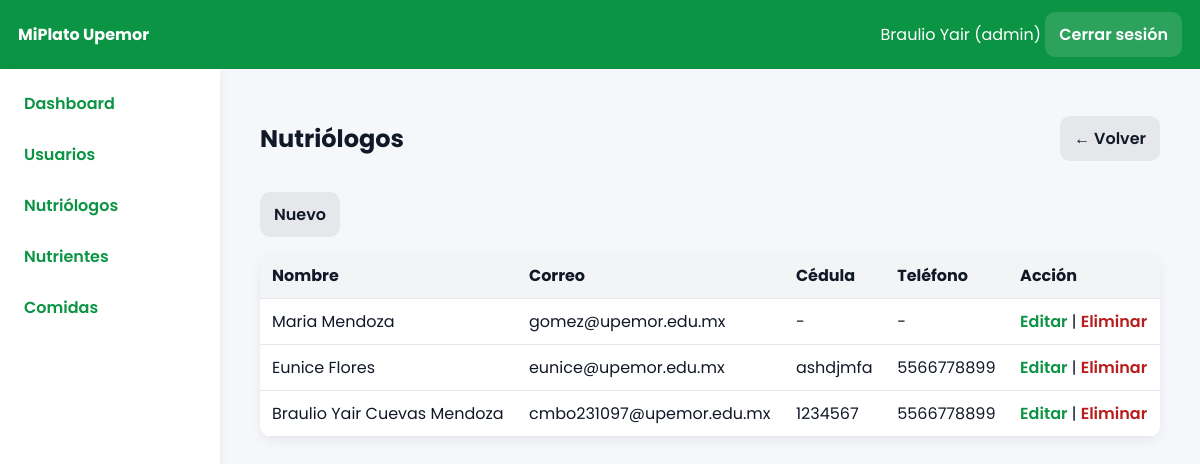
The page /index.php?controller=admin&action=nutriologos (signed in) on the database as committed earlier.
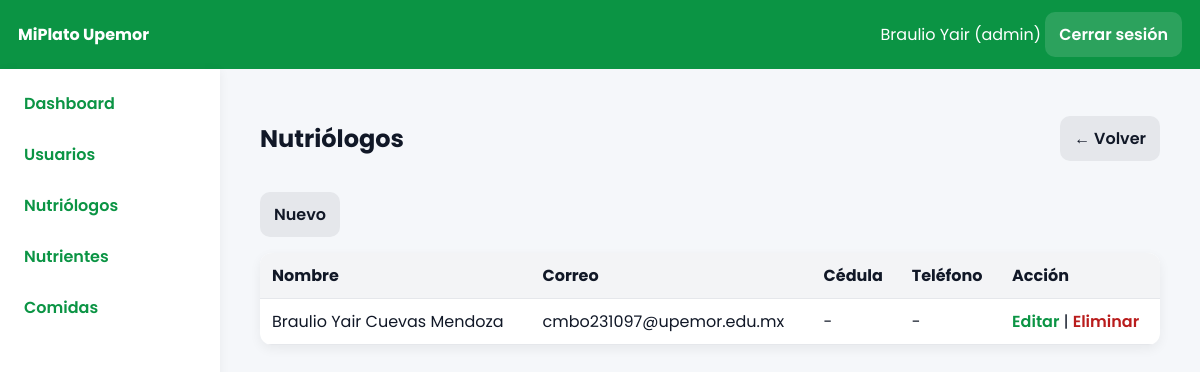
The same page on the database as committed later.
### tables this page shows
CREATE TABLE `usuarios` (
  `id` int(11) NOT NULL AUTO_INCREMENT,
  `nombre` varchar(100) NOT NULL,
  `apellidos` varchar(120) DEFAULT NULL,
  `correo` varchar(120) NOT NULL,
  `password` varchar(255) NOT NULL,
  `rol` enum('admin','nutriologo','estudiante') NOT NULL DEFAULT 'estudiante',
  `creado_en` timestamp NOT NULL DEFAULT current_timestamp(),
  PRIMARY KEY (`id`),
  UNIQUE KEY `correo` (`correo`)
);

CREATE TABLE `nutriologos_detalle` (
  `id` int(11) NOT NULL AUTO_INCREMENT,
  `usuario_id` int(11) NOT NULL,
  `cedula` varchar(50) DEFAULT NULL,
  `telefono` varchar(30) DEFAULT NULL,
  `completed` tinyint(1) DEFAULT 0,
  PRIMARY KEY (`id`),
  KEY `usuario_id` (`usuario_id`),
  CONSTRAINT `nutriologos_detalle_ibfk_1` FOREIGN KEY (`usuario_id`) REFERENCES `usuarios` (`id`) ON DELETE CASCADE
);

### app/core/Controller.php (called while the page is built, shortened)
<?php
class Controller{
protected function view($file,$data=[]){$view=$file;extract($data);include __DIR__.'/../views/layout.php';}
protected function partial($file,$data=[]){extract($data);include __DIR__.'/../views/'.$file.'.php';}
}

### app/controllers/AdminController.php (called while the page is built, shortened)
<?php
class AdminController extends Controller{
public function nutriologos(){
    require_once __DIR__.'/../models/NutriologoDetalle.php';
    $ndM = new NutriologoDetalle();
    $list = $ndM->allWithUsers();
    $this->view('admin/nutriologos/index', compact('list'));
}
}

### app/core/Router.php (called while the page is built)
<?php
class Router{public static function dispatch(){$c=$_GET['controller']??'auth';$a=$_GET['action']??'login';$cn=ucfirst($c).'Controller';$f=__DIR__.'/../controllers/'.$cn.'.php';if(!file_exists($f)){http_response_code(404);echo'Controller not found';exit;}require_once $f; if(!class_exists($cn)){echo'Class not found';exit;} $o=new $cn(); if(!method_exists($o,$a)){echo'Action not found';exit;} $o->$a();}}

### index.php (called while the page is built, shortened)
<?php
require __DIR__.'/app/core/Controller.php';
require __DIR__.'/app/core/Model.php';
require __DIR__.'/app/core/Database.php';
require __DIR__.'/app/core/Router.php';
Router::dispatch();

### app/core/Database.php (called while the page is built)
<?php
class Database{private static $c=null;public static function getConnection(){if(self::$c===null){$dsn='mysql:host='.DB_HOST.';dbname='.DB_NAME.';charset=utf8mb4';self::$c=new PDO($dsn,DB_USER,DB_PASS,[PDO::ATTR_ERRMODE=>PDO::ERRMODE_EXCEPTION,PDO::ATTR_DEFAULT_FETCH_MODE=>PDO::FETCH_ASSOC]);}return self::$c;}}

### app/core/Model.php (called while the page is built)
<?php class Model{protected $db;function __construct(){ $this->db=Database::getConnection();}}

### app/models/NutriologoDetalle.php (called while the page is built, shortened)
<?php
class NutriologoDetalle extends Model{
public function allWithUsers(){ return $this->db->query("SELECT u.id,u.nombre,u.apellidos,u.correo,nd.cedula,nd.telefono FROM usuarios u LEFT JOIN nutriologos_detalle nd ON u.id=nd.usuario_id WHERE u.rol='nutriologo' ORDER BY u.id DESC")->fetchAll(); }
}

### app/views/admin/nutriologos/index.php (the view)
<div class='page-head'><h2>Nutriólogos</h2><a class='btn' href='index.php?controller=admin&action=dashboard'>← Volver</a></div>
<div class='actions'><a class='btn' href='index.php?controller=admin&action=nutriologoForm'>Nuevo</a></div>
<table class='table'><thead><tr><th>Nombre</th><th>Correo</th><th>Cédula</th><th>Teléfono</th><th>Acción</th></tr></thead><tbody>
<?php foreach($list as $u): ?><tr><td><?= htmlspecialchars($u['nombre'].' '.$u['apellidos']) ?></td><td><?= htmlspecialchars($u['correo']) ?></td><td><?= htmlspecialchars($u['cedula'] ?? '-') ?></td><td><?= htmlspecialchars($u['telefono'] ?? '-') ?></td>
<td><a class='link' href='index.php?controller=admin&action=nutriologoForm&id=<?= $u['id'] ?>'>Editar</a> | <a class='link danger' href='index.php?controller=admin&action=nutriologoDelete&id=<?= $u['id'] ?>' onclick="return confirm('¿Seguro que deseas eliminar este nutriólogo?');">Eliminar</a></td></tr><?php endforeach; ?></tbody></table>

Rows that differ between the two databases and show on the page:
removed usuarios: nombre+apellidos "Maria Mendoza", correo "gomez@upemor.edu.mx", cedula "-", telefono "-"
removed nutriologos_detalle: usuario.apellidos "Eunice Flores", usuario.correo "eunice@upemor.edu.mx", cedula "ashdjmfa", telefono "5566778899"
removed nutriologos_detalle: usuario.apellidos "Braulio Yair Cuevas Mendoza", usuario.correo "cmbo231097@upemor.edu.mx", cedula "1234567", telefono "5566778899"
now on this page (row unchanged): usuarios: nombre+apellidos "Braulio Yair Cuevas Mendoza", correo "cmbo231097@upemor.edu.mx", cedula "-", telefono "-"
